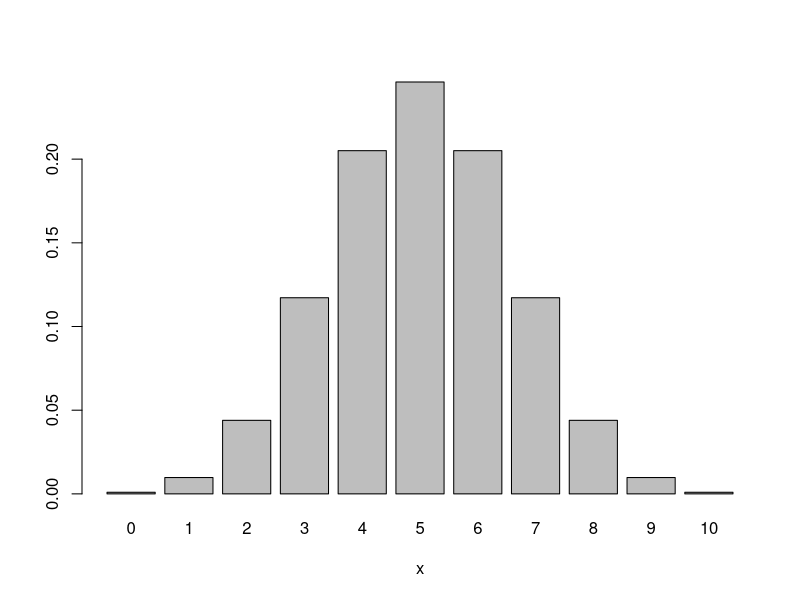
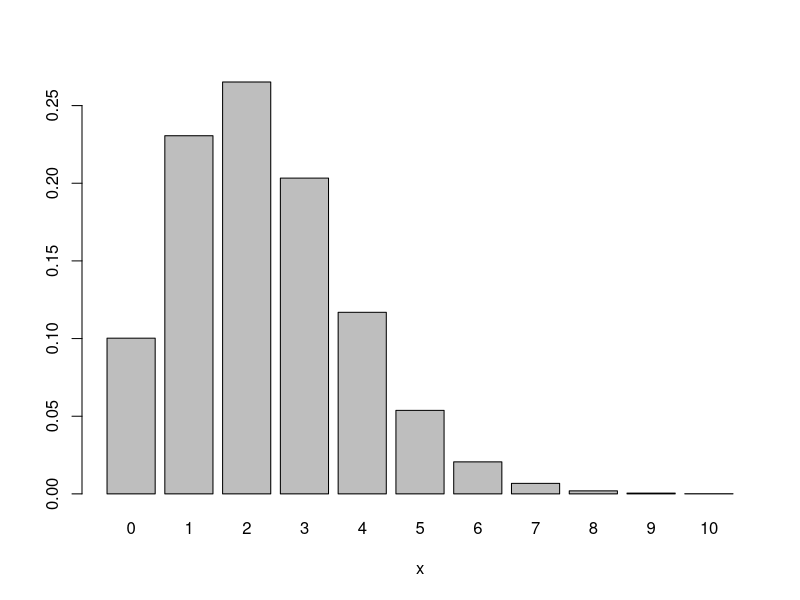
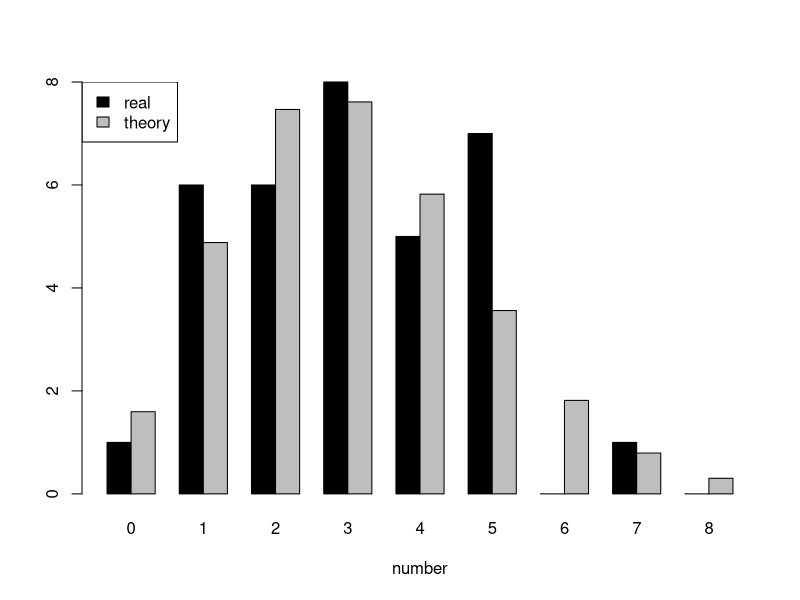
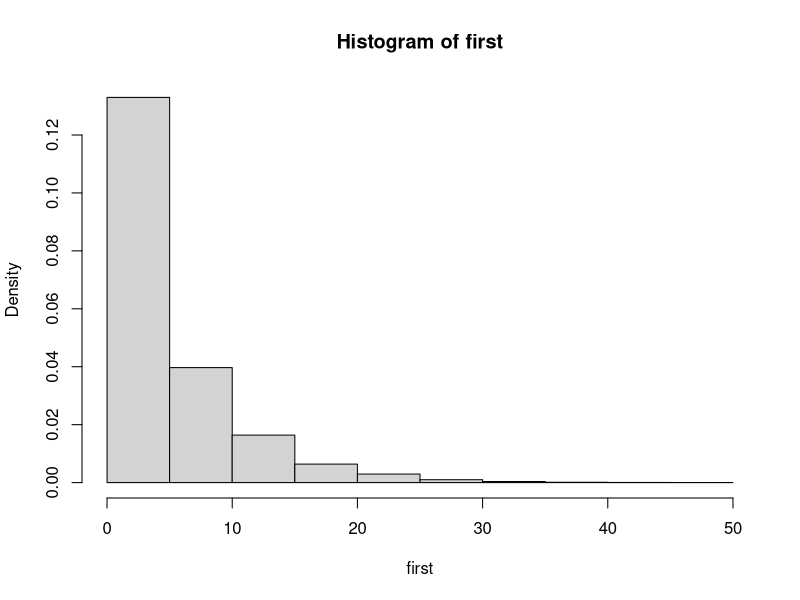
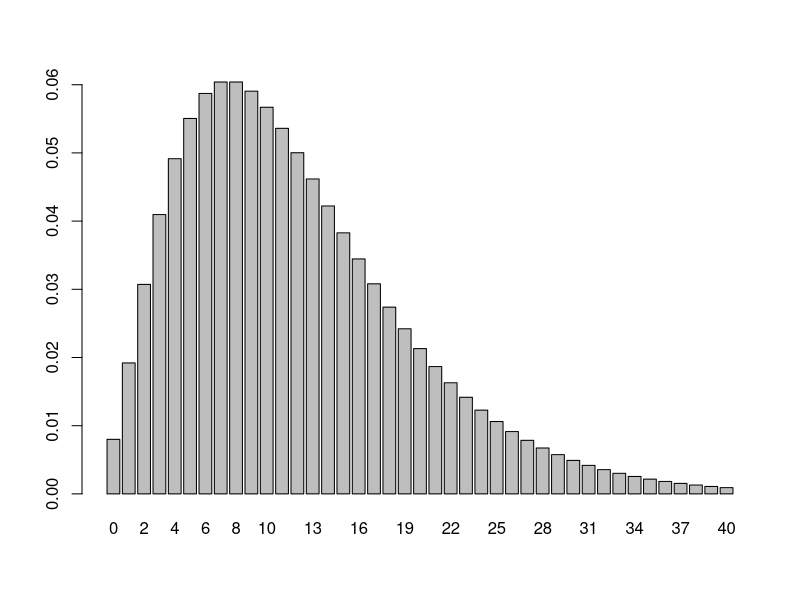

Source code (R) for these figures, in order:
dbinom(7, 10, p=0.6)
dbinom(c(1, 5, 8), 10, p=0.6)
pbinom(3, 10, p=0.6)
sum(dbinom(0:3, 10, p=0.6))
round(sum(dbinom(0:3, 10, p=0.6)), 3)

barplot(dbinom(0:10, 10, 0.5), names=0:10, xlab="x")

barplot(dpois(0:10, lambda=2.3), names=0:10, xlab="x")

years <- c(1, 6, 6, 8, 5, 7, 0, 1, 0)
m <- sum((0:8) * years) / sum(years)
m

data <- data.frame(years, sum(years)*dpois(0:8, lambda=m))
barplot(t(data), col=c("black", "gray"), beside=TRUE, names.arg = 0:8, xlab="number")
legend("topleft", legend = c("real", "theory"), bg="transparent", fill=c("black", "gray"))

first <- rgeom(10000, prob=1/6)
hist(first, prob=TRUE)

k <- 0:40
barplot(dnbinom(k, size=3, prob=0.2), names.arg=k)
